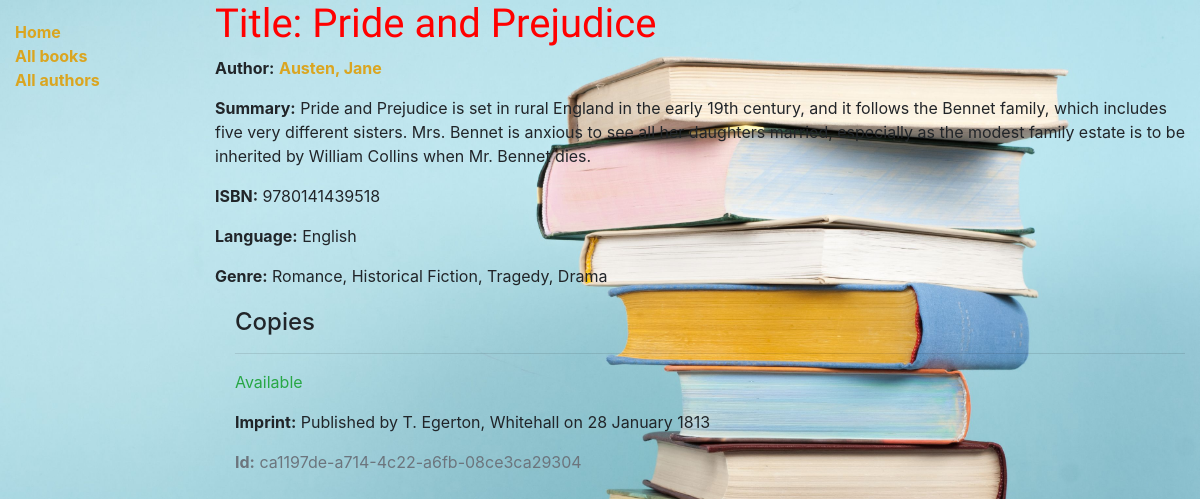
/catalog/book/1, run on the app's committed database.
### catalog/models.py (models this page shows, shortened)
class Book(models.Model):
    title = models.CharField(max_length=200)
    def display_genre(self):
        return ', '.join(genre.name for genre in self.genre.all()[:3])
    display_genre.short_description = 'Genre'
    author = models.ForeignKey('Author', on_delete=models.SET_NULL, null=True)
    summary = models.TextField(max_length=1000, help_text='Enter a brief description of the book')
    isbn = models.CharField('ISBN', max_length=13, unique=True,
                             help_text='13 Character <a href="https://www.isbn-international.org/content/what-isbn">ISBN number</a>')
    genre = models.ManyToManyField(Genre, help_text='Select a genre for this book')
    language = models.ForeignKey('Language', on_delete=models.SET_NULL, null=True)

class Author(models.Model):
    first_name = models.CharField(max_length=100)
    last_name = models.CharField(max_length=100)
    Nationality = models.CharField(max_length=100, null=True)
    date_of_birth = models.DateField(null=True, blank=True)
    date_of_death = models.DateField('Died', null=True, blank=True)
    class Meta:
        ordering = ['last_name', 'first_name']
    def __str__(self):
        return f'{self.last_name}, {self.first_name}'

class Language(models.Model):
    name = models.CharField(max_length=200,
                            help_text="Enter the book's natural language (e.g. English, French, Japanese etc.)")
    def __str__(self):
        return self.name

class Genre(models.Model):
    name = models.CharField(max_length=200, help_text='Enter a book genre (e.g. Science Fiction)')
    def __str__(self):
        return self.name

class BookInstance(models.Model):
    id = models.UUIDField(primary_key=True, default=uuid.uuid4, help_text='Unique ID for this particular book across whole library')
    book = models.ForeignKey('Book', on_delete=models.RESTRICT)
    imprint = models.CharField(max_length=200, null=True, blank=True)
    due_back = models.DateField(null=True, blank=True)
    LOAN_STATUS = (
        ('m', 'Maintenance'),
        ('o', 'On loan'),
        ('a', 'Available'),
        ('r', 'Reserved'),
    )
    status = models.CharField(
        max_length=1,
        choices=LOAN_STATUS,
        blank=True,
        default='m',
        help_text='Book availability',
    )
    class Meta:
        ordering = ['due_back']

### catalog/views.py (the view)
# urls.py: path('book/<int:pk>', views.BookDetailView.as_view(), name='book-detail'),
class BookDetailView(generic.DetailView):
    model = Book

### catalog/templates/catalog/book_detail.html (shortened to what this page needs)
{% extends "base_generic.html" %}
{% block content %}
  <h1>Title: {{ book.title }}</h1>
  <p><strong>Author:</strong> <a href="{% url 'author-detail' book.author.pk %}">{{ book.author }}</a></p>
  <p><strong>Summary:</strong> {{ book.summary }}</p>
  <p><strong>ISBN:</strong> {{ book.isbn }}</p>
  <p><strong>Language:</strong> {{ book.language }}</p>
  <p><strong>Genre:</strong> {{ book.genre.all|join:", " }}</p>
  <div style="margin-left:20px;margin-top:20px">
    <h4>Copies</h4>
    {% for copy in book.bookinstance_set.all %}
      <hr>
      <p class="{% if copy.status == 'a' %}text-success{% elif copy.status == 'm' %}text-danger{% else %}text-warning{% endif %}">
        {{ copy.get_status_display }}
      </p>
      <p><strong>Imprint:</strong> {{ copy.imprint }}</p>
      <p class="text-muted"><strong>Id:</strong> {{ copy.id }}</p>
    {% endfor %}
  </div>
{% endblock %}

### catalog/static/css/styles.css (style rules this page uses)
body { background-image: url(images/iStock.jpg); background-size: cover; }
h1 { color: red; font-family: 'Lobster', cursive; }
a { color: goldenrod; font-weight: bold; }

### data on the page
Book: title "Pride and Prejudice", author "Austen, Jane", summary "Pride and Prejudice is set in rural England in the early 19th century, and it follows the Bennet family, which includes five very different sisters. Mrs. Bennet is anxious to see all her daughters married, especially as the modest family estate is to be inherited by William Collins when Mr. Bennet dies.", isbn "9780141439518", language "English", genre.all "Romance, Historical Fiction, Tragedy, Drama"
BookInstance: status "Available", imprint "Published by T. Egerton, Whitehall on 28 January 1813", id "ca1197de-a714-4c22-a6fb-08ce3ca29304"
